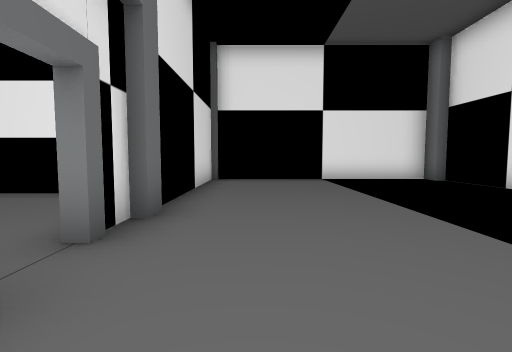
View 1 (above)

14 first-person views from a walk through a scene from a Unity 3-D project. The camera is 1.5 m above the floor, tilts 4° down and sees 85° across. Doors are open. The floor is counted in squares, 2 m on a side. Each view is taken from the middle of a square. On the plan, view 1 faces up. The plan holds only what a view shows up to about 10 squares ahead; the rest is blank. The place goes on beyond the plan. The player is left out.

View 2
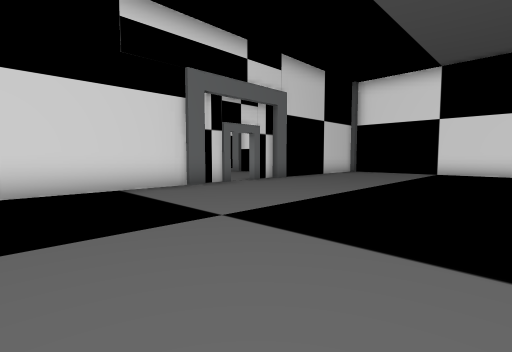

View 3
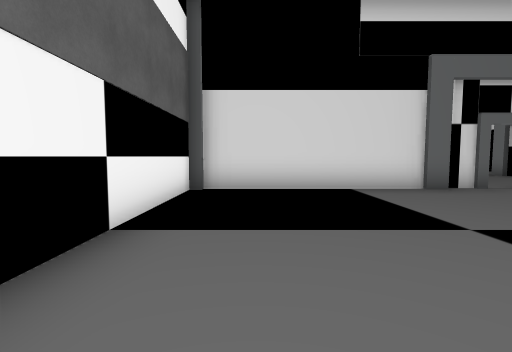

View 4
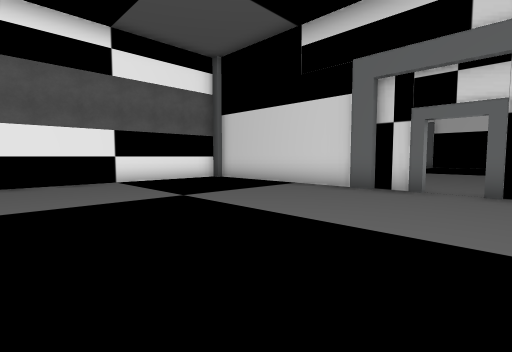

View 5
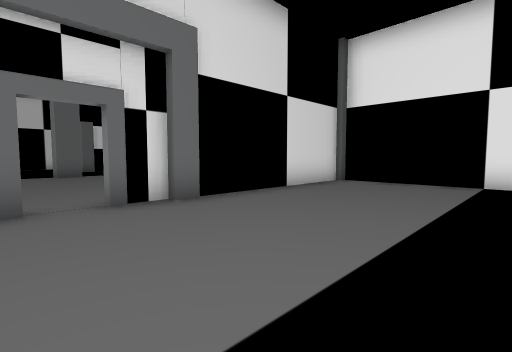

View 6
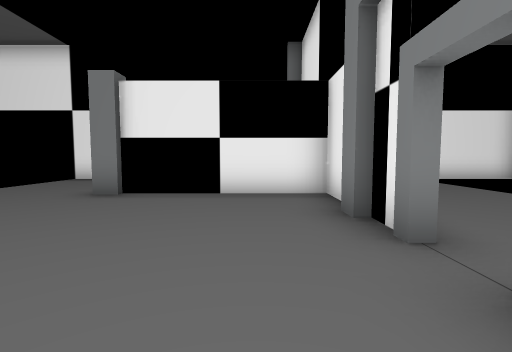

View 7
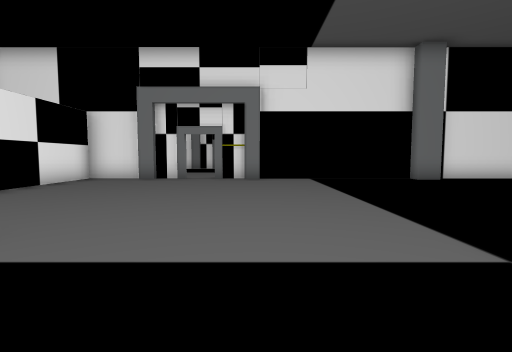

View 8
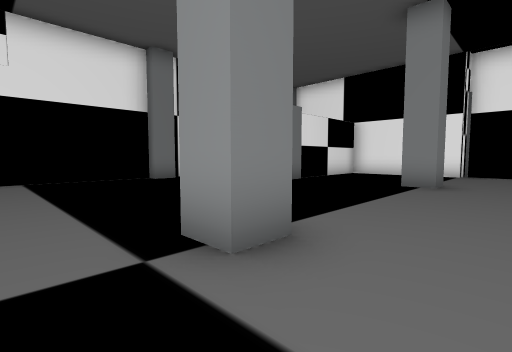

View 9
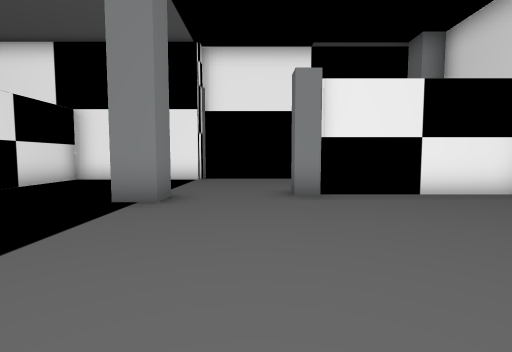

View 10
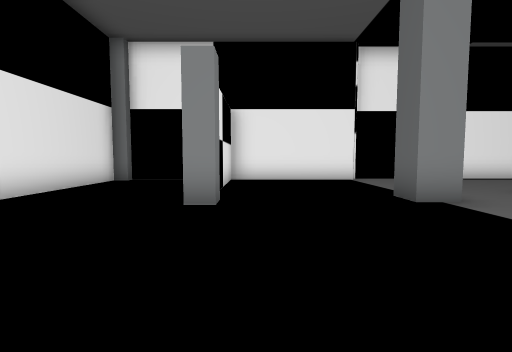

View 11
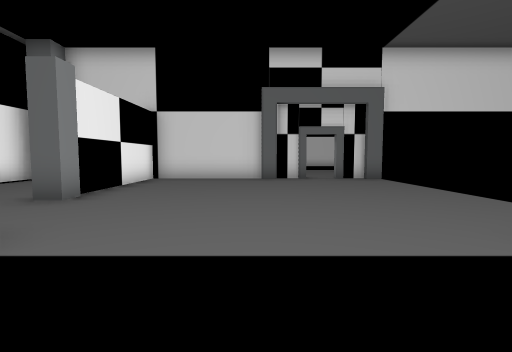

View 12
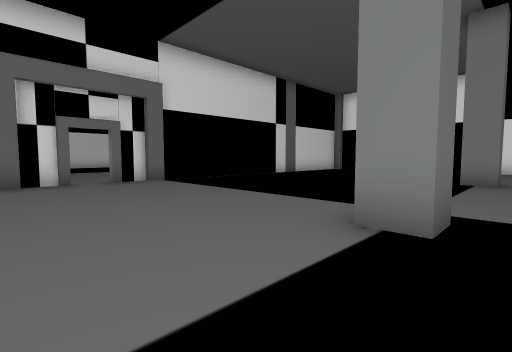

View 13
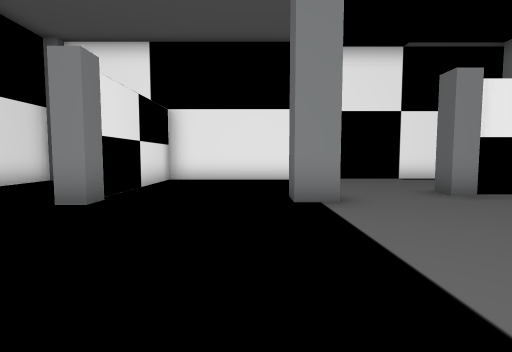

View 14
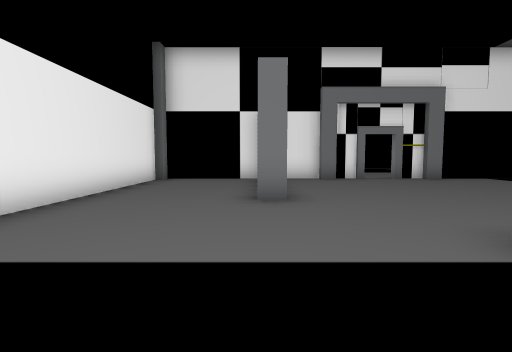

### Floor plan
Points are (right, up) in squares from view 1. A wall is a line through its corners. A room is listed if a view was taken in it or the views show most of it. See-through windows are left out.
Room 1 (views 1, 2, 3, 4, 5)
walls: (-1.4, 1.5) (-1.4, -5.5) (4.6, -5.5); (-1.4, 3.9) (-1.4, 2.4); (-1.8, 0.4) (-1.2, 0.4); (-1.1, 9) (-2, 9); (-1.4, 9) (-1.4, 6.4); (5.5, 9.2) (2.1, 9.2)
ways out: open door at (-1.5, 2) to room 2
Room 2 (views 6, 7, 8, 9, 10, 11, 12, 13, 14)
walls: (-9.4, -2.4) (-8.6, -2.4) (-8.6, -3.1) (-9.4, -3.1) (-9.4, -2.4); (-8.6, 3.8) (-8.6, 3) (-9.4, 3); (-16.2, -1.7) (-16.2, -2.4); (-9.4, -9.4) (-9.4, -8.6) (-8.6, -8.6) (-8.6, -9.4); (-1.8, -0.2) (-1.8, 0.4); (-16.5, -2.2) (-16.5, -3.4); (-1.6, 0.2) (-1.6, 1.4); (-5.4, -8.9) (-5.4, -8.3) (-4.9, -8.3); (-16.5, -4.2) (-16.5, -5); (-16.2, -5.2) (-16.2, -5.9); (-12.2, -9.3) (-11.7, -9.3) (-11.7, -9.9); (-2, -6) (-2, -5.2) (-1.2, -5.2); (-5.6, 5.5) (-6.2, 5.5) (-6.2, 6); (-16.5, -5.8) (-16.5, -9.5) (-14.1, -9.5); (-1.6, 2.4) (-1.6, 3.1); (-1.8, 3.4) (-1.8, 3.9); (-1.6, 3.8) (-1.6, 6.6); (-1.5, 5.6) (-4.1, 5.6); (-9.2, -13) (-3.6, -13); (-5.2, -13) (-5.2, -10.6); (-2.1, -12.7) (-1.6, -12.7) (-1.6, -6.2); (-2, 9.2) (-9.1, 9.2); (-16.3, -13.4) (-15, -13.4)
ways out: open door at (-1.5, 2) to room 1; open door at (-16.5, -4)

Positions as (right, up) in squares from view 1, and headings:
1: (0, 0), facing up
2: (5, -4), facing up-left
3: (5, -4), facing left
4: (5, 3), facing down-left
5: (3, 1), facing up-left
6: (-3, 0), facing up
7: (-11, 0), facing right
8: (-11, -1), facing down-right
9: (-11, -4), facing down
10: (-6, -4), facing down
11: (-7, -6), facing left
12: (-8, -6), facing up-left
13: (-8, -4), facing down
14: (-11, 6), facing right
